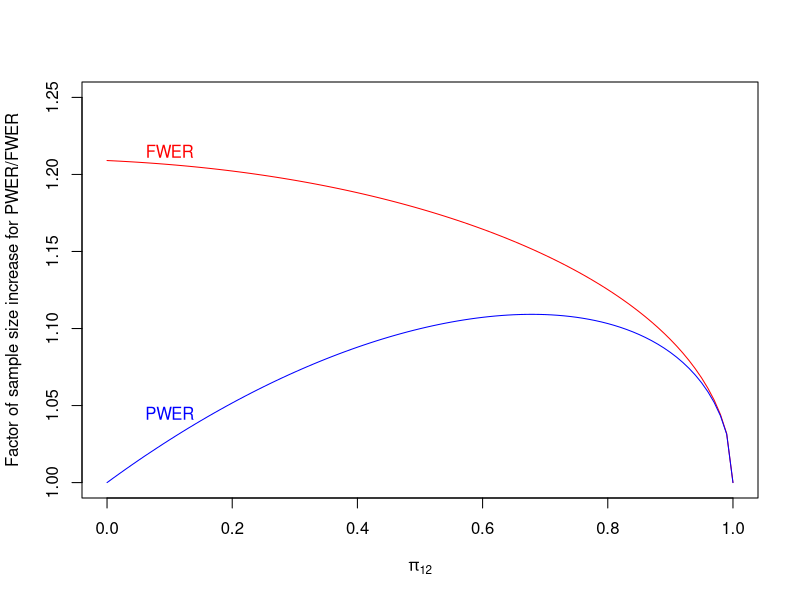

Write the R code that produced this figure.
###################################################
#Single stage designs PWER-control (Sections 3.3.1 and 3.3.2)
###################################################
library(multcomp)

##Correlation of the test statistics:
#one treatment:
corpi12_1 <- function(pi12){2*pi12/(1+pi12)}
#multiple treatments:
corpi12_2 <- function(pi12){
  3*pi12/(2+pi12)  
}

#critical values for PWER- and FWER-control
mtcritpwer <- function(alpha, pi12, corr){
  Sigma <- matrix(c(1, corr, corr, 1), nr = 2, byrow = T)
  res <- function(crit){(1-pi12)*(1-pnorm(crit)) + pi12*(1-pmvnorm(upper=rep(crit,2), corr = Sigma)[1])-alpha}
  return(uniroot(res, interval = c(1,10))$root)
}
mtcritfwer <- function(alpha, pi12, corr){
  Sigma <- matrix(c(1, corr, corr, 1), nr = 2, byrow = T)
  res <- qmvnorm(1-alpha, tail = "lower.tail", sigma = Sigma)$quantile
  return(res)
}

#plot sample size increase for PWER/FWER vs. unadjusted case:
beta <- 0.2; alpha = 0.025
#grid for pi12:
pi12 <- seq(0, 1, 0.01)
factor_fwer <- factor_pwer <- numeric(length(pi12))
for(i in 1:length(pi12)){
  factor_fwer[i] <- (qnorm(1-beta) + mtcritfwer(alpha=alpha, pi12=pi12[i], corr = corpi12_2(pi12[i])))^2/(qnorm(1-beta)+qnorm(1-alpha))^2
  factor_pwer[i] <- (qnorm(1-beta) + mtcritpwer(alpha=alpha, pi12=pi12[i], corr = corpi12_2(pi12[i])))^2/(qnorm(1-beta)+qnorm(1-alpha))^2
}

plot(pi12, factor_fwer, xlab = expression(pi[12]), ylim = c(1, 1.25), type = "l",
	ylab = "Factor of sample size increase for PWER/FWER", col = "red")
lines(pi12, factor_pwer, col = "blue")
text(x=0.1, y=1.215, labels = "FWER", col = "red")
text(x=0.1, y=1.045, labels = "PWER", col = "blue")
